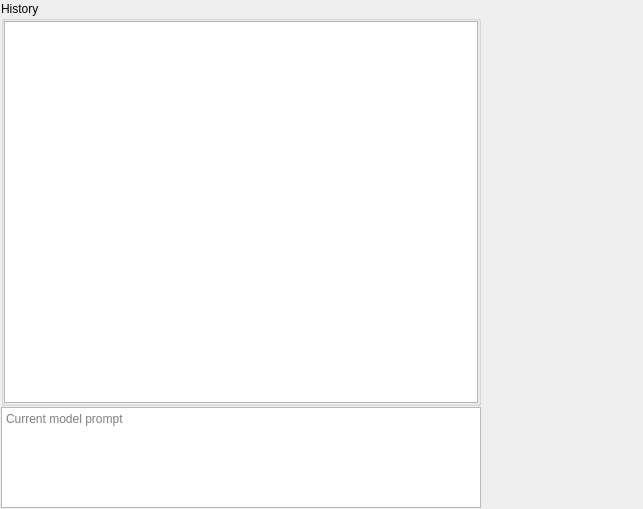
<?xml version="1.0" encoding="UTF-8"?>
<ui version="4.0">
 <class>BackendStatusWidget</class>
 <widget class="QWidget" name="BackendStatusWidget">
  <property name="geometry">
   <rect>
    <x>0</x>
    <y>0</y>
    <width>643</width>
    <height>509</height>
   </rect>
  </property>
  <property name="windowTitle">
   <string>Form</string>
  </property>
  <layout class="QGridLayout" name="gridLayout" rowstretch="4,1" columnstretch="3,1">
   <property name="leftMargin">
    <number>1</number>
   </property>
   <property name="topMargin">
    <number>1</number>
   </property>
   <property name="rightMargin">
    <number>1</number>
   </property>
   <property name="bottomMargin">
    <number>1</number>
   </property>
   <property name="spacing">
    <number>1</number>
   </property>
   <item row="0" column="0">
    <widget class="QGroupBox" name="groupBox">
     <property name="title">
      <string>History</string>
     </property>
     <layout class="QVBoxLayout" name="verticalLayout">
      <property name="spacing">
       <number>0</number>
      </property>
      <property name="leftMargin">
       <number>0</number>
      </property>
      <property name="topMargin">
       <number>0</number>
      </property>
      <property name="rightMargin">
       <number>0</number>
      </property>
      <property name="bottomMargin">
       <number>0</number>
      </property>
      <item>
       <widget class="QTreeView" name="treeViewHistory"/>
      </item>
     </layout>
    </widget>
   </item>
   <item row="0" column="1">
    <widget class="SystemStatusWidget" name="systemStatusWidget" native="true"/>
   </item>
   <item row="1" column="0">
    <widget class="QPlainTextEdit" name="plainTextEditCurrentPrompt">
     <property name="readOnly">
      <bool>true</bool>
     </property>
     <property name="placeholderText">
      <string>Current model prompt</string>
     </property>
    </widget>
   </item>
   <item row="1" column="1">
    <spacer name="verticalSpacer">
     <property name="orientation">
      <enum>Qt::Vertical</enum>
     </property>
     <property name="sizeHint" stdset="0">
      <size>
       <width>20</width>
       <height>98</height>
      </size>
     </property>
    </spacer>
   </item>
  </layout>
 </widget>
 <customwidgets>
  <customwidget>
   <class>SystemStatusWidget</class>
   <extends>QWidget</extends>
   <header>gui/widgets/systemstatuswidget.hpp</header>
   <container>1</container>
  </customwidget>
 </customwidgets>
 <resources/>
 <connections/>
</ui>
